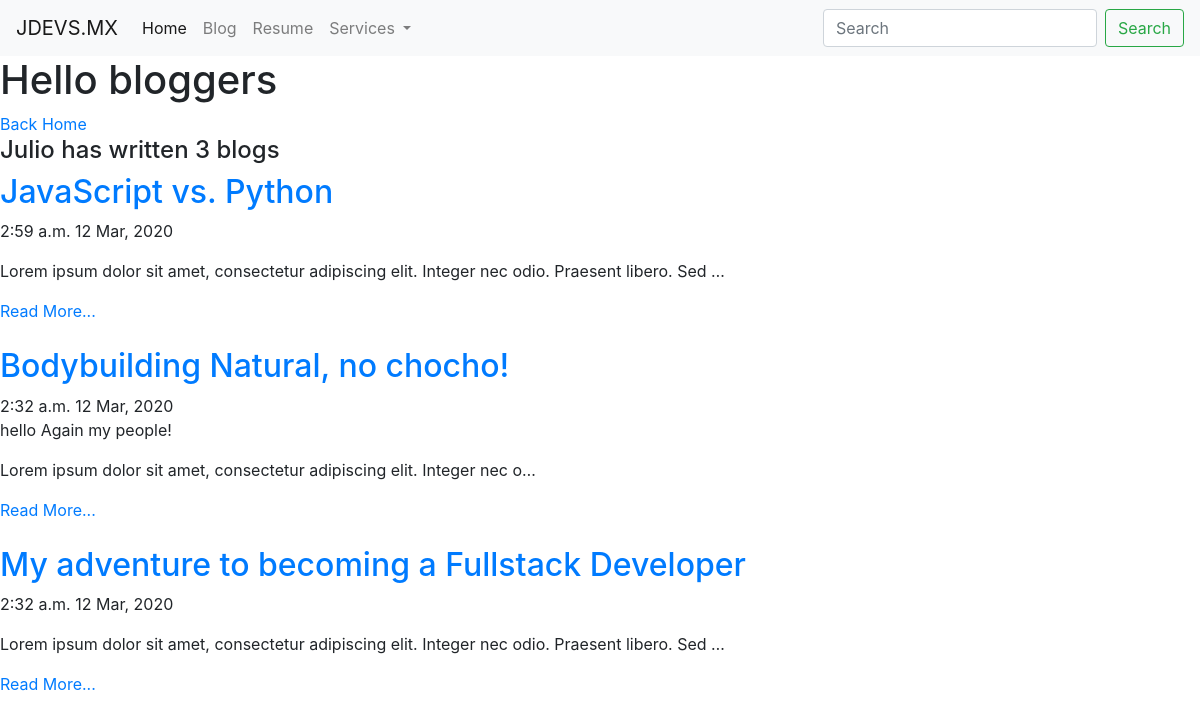
Screenshot of /blog/ with the database file from the repository.
### blog/models.py (models this page shows, shortened)
class Post(models.Model):
  title = models.CharField(max_length=100)
  date_created = models.DateTimeField(auto_now_add=True)
  post_body = models.TextField()
  url = models.URLField(blank=True)

### blog/views.py (the view)
# urls.py: path('', views.all_blogs, name='all_blogs'),
def all_blogs(request):
  posts = Post.objects.order_by('-date_created')
  return render(request, "blog/all_blogs.html", {"posts": posts})

### blog/templates/blog/all_blogs.html
{% extends "portfolio/base.html" %}
{% block content %}
    <h1>Hello bloggers</h1>
    <a href="{% url "home" %}">Back Home</a>
    <h4>Julio has written {{ posts.count }} blog{{ posts.count|pluralize }}</h4>
    {% for post in posts %}
        <a href="{% url "blog:detail" post.id %}">
            <h2>{{ post.title }}</h2>
        </a>
        <h7>{{ post.date_created|date:"P d M, Y" }}</h7>
        <p>{{ post.post_body|safe|truncatechars:100 }}</p>
        {% if post.url %}
            <a href="{% url "blog:detail" post.id %}">Read More...</a><br><br>
        {% endif %}
    {% endfor %}
{% endblock %}

### rows the page displays
Post: title "JavaScript vs. Python", date_created "2:59 a.m. 12 Mar, 2020", post_body "Lorem ipsum dolor sit amet, consectetur adipiscing elit. Integer nec odio. Praesent libero. Sed …", url "Read More..."
Post: title "Bodybuilding Natural, no chocho!", date_created "2:32 a.m. 12 Mar, 2020", post_body "hello Again my people! Lorem ipsum dolor sit amet, consectetur adipiscing elit. Integer nec o…", url "Read More..."
Post: title "My adventure to becoming a Fullstack Developer", date_created "2:32 a.m. 12 Mar, 2020", post_body "Lorem ipsum dolor sit amet, consectetur adipiscing elit. Integer nec odio. Praesent libero. Sed …", url "Read More..."

### other values shown
{{ posts.count }} "3"
